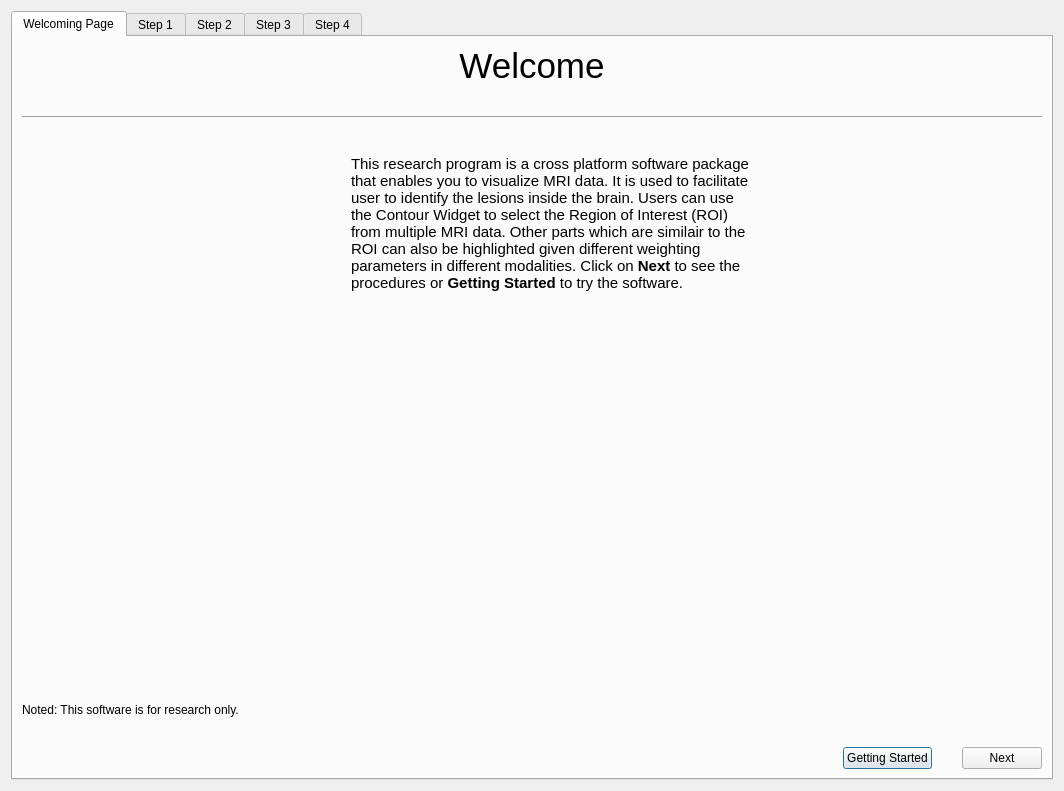
<?xml version="1.0" encoding="UTF-8"?>
<ui version="4.0">
 <class>Dialog</class>
 <widget class="QDialog" name="Dialog">
  <property name="geometry">
   <rect>
    <x>0</x>
    <y>0</y>
    <width>1064</width>
    <height>791</height>
   </rect>
  </property>
  <property name="contextMenuPolicy">
   <enum>Qt::DefaultContextMenu</enum>
  </property>
  <property name="windowTitle">
   <string>Welcome</string>
  </property>
  <property name="layoutDirection">
   <enum>Qt::LeftToRight</enum>
  </property>
  <property name="autoFillBackground">
   <bool>false</bool>
  </property>
  <property name="sizeGripEnabled">
   <bool>false</bool>
  </property>
  <layout class="QHBoxLayout" name="horizontalLayout">
   <property name="spacing">
    <number>8</number>
   </property>
   <item>
    <widget class="QTabWidget" name="Infotag">
     <property name="font">
      <font>
       <family>Arial</family>
      </font>
     </property>
     <property name="tabPosition">
      <enum>QTabWidget::North</enum>
     </property>
     <property name="tabShape">
      <enum>QTabWidget::Rounded</enum>
     </property>
     <property name="currentIndex">
      <number>0</number>
     </property>
     <property name="iconSize">
      <size>
       <width>20</width>
       <height>20</height>
      </size>
     </property>
     <property name="elideMode">
      <enum>Qt::ElideLeft</enum>
     </property>
     <property name="documentMode">
      <bool>false</bool>
     </property>
     <property name="tabsClosable">
      <bool>false</bool>
     </property>
     <widget class="QWidget" name="tab">
      <attribute name="title">
       <string>Welcoming Page</string>
      </attribute>
      <layout class="QVBoxLayout" name="verticalLayout_3">
       <property name="spacing">
        <number>30</number>
       </property>
       <item>
        <widget class="QLabel" name="label_2">
         <property name="font">
          <font>
           <family>Arial</family>
           <pointsize>26</pointsize>
          </font>
         </property>
         <property name="text">
          <string>Welcome</string>
         </property>
         <property name="alignment">
          <set>Qt::AlignCenter</set>
         </property>
        </widget>
       </item>
       <item>
        <widget class="Line" name="line">
         <property name="orientation">
          <enum>Qt::Horizontal</enum>
         </property>
        </widget>
       </item>
       <item>
        <layout class="QHBoxLayout" name="horizontalLayout_10">
         <property name="spacing">
          <number>30</number>
         </property>
         <property name="topMargin">
          <number>6</number>
         </property>
         <item>
          <spacer name="horizontalSpacer_8">
           <property name="orientation">
            <enum>Qt::Horizontal</enum>
           </property>
           <property name="sizeHint" stdset="0">
            <size>
             <width>40</width>
             <height>20</height>
            </size>
           </property>
          </spacer>
         </item>
         <item>
          <widget class="QLabel" name="label_3">
           <property name="minimumSize">
            <size>
             <width>0</width>
             <height>0</height>
            </size>
           </property>
           <property name="maximumSize">
            <size>
             <width>850</width>
             <height>400</height>
            </size>
           </property>
           <property name="text">
            <string/>
           </property>
           <property name="textFormat">
            <enum>Qt::AutoText</enum>
           </property>
           <property name="pixmap">
            <pixmap resource="../../resources/Project.qrc">:/icons/Infop0.png</pixmap>
           </property>
           <property name="scaledContents">
            <bool>true</bool>
           </property>
           <property name="alignment">
            <set>Qt::AlignCenter</set>
           </property>
          </widget>
         </item>
         <item>
          <widget class="QLabel" name="label">
           <property name="minimumSize">
            <size>
             <width>400</width>
             <height>0</height>
            </size>
           </property>
           <property name="font">
            <font>
             <family>Arial</family>
             <pointsize>11</pointsize>
            </font>
           </property>
           <property name="text">
            <string>&lt;html&gt;&lt;head/&gt;&lt;body&gt;&lt;p&gt;This research program is a cross platform software package that enables you to visualize MRI data. It is used to facilitate user to identify the lesions inside the brain. Users can use the Contour Widget to select the Region of Interest (ROI) from multiple MRI data. Other parts which are similair to the ROI can also be highlighted given different weighting parameters in different modalities. Click on &lt;span style=&quot; font-weight:600;&quot;&gt;Next&lt;/span&gt; to see the procedures or &lt;span style=&quot; font-weight:600;&quot;&gt;Getting Started&lt;/span&gt; to try the software.&lt;/p&gt;&lt;/body&gt;&lt;/html&gt;</string>
           </property>
           <property name="scaledContents">
            <bool>false</bool>
           </property>
           <property name="alignment">
            <set>Qt::AlignLeading|Qt::AlignLeft|Qt::AlignTop</set>
           </property>
           <property name="wordWrap">
            <bool>true</bool>
           </property>
          </widget>
         </item>
         <item>
          <spacer name="horizontalSpacer_7">
           <property name="orientation">
            <enum>Qt::Horizontal</enum>
           </property>
           <property name="sizeHint" stdset="0">
            <size>
             <width>40</width>
             <height>20</height>
            </size>
           </property>
          </spacer>
         </item>
        </layout>
       </item>
       <item>
        <spacer name="verticalSpacer">
         <property name="orientation">
          <enum>Qt::Vertical</enum>
         </property>
         <property name="sizeHint" stdset="0">
          <size>
           <width>20</width>
           <height>40</height>
          </size>
         </property>
        </spacer>
       </item>
       <item>
        <widget class="QLabel" name="label_19">
         <property name="text">
          <string>Noted: This software is for research only.</string>
         </property>
        </widget>
       </item>
       <item>
        <layout class="QHBoxLayout" name="horizontalLayout_2">
         <item>
          <spacer name="horizontalSpacer_2">
           <property name="orientation">
            <enum>Qt::Horizontal</enum>
           </property>
           <property name="sizeHint" stdset="0">
            <size>
             <width>40</width>
             <height>20</height>
            </size>
           </property>
          </spacer>
         </item>
         <item>
          <widget class="QPushButton" name="SkipBtn">
           <property name="font">
            <font>
             <family>Arial</family>
            </font>
           </property>
           <property name="text">
            <string>Getting Started</string>
           </property>
          </widget>
         </item>
         <item>
          <widget class="QPushButton" name="Nextp0Btn">
           <property name="font">
            <font>
             <family>Arial</family>
            </font>
           </property>
           <property name="text">
            <string>Next</string>
           </property>
          </widget>
         </item>
        </layout>
       </item>
      </layout>
     </widget>
     <widget class="QWidget" name="tab_2">
      <attribute name="title">
       <string>Step 1</string>
      </attribute>
      <layout class="QVBoxLayout" name="verticalLayout">
       <item>
        <widget class="QScrollArea" name="scrollArea">
         <property name="horizontalScrollBarPolicy">
          <enum>Qt::ScrollBarAlwaysOff</enum>
         </property>
         <property name="widgetResizable">
          <bool>false</bool>
         </property>
         <widget class="QWidget" name="scrollAreaWidgetContents">
          <property name="geometry">
           <rect>
            <x>0</x>
            <y>0</y>
            <width>1592</width>
            <height>1432</height>
           </rect>
          </property>
          <layout class="QVBoxLayout" name="verticalLayout_2">
           <property name="spacing">
            <number>30</number>
           </property>
           <item>
            <widget class="QLabel" name="label_4">
             <property name="font">
              <font>
               <family>Arial</family>
               <pointsize>19</pointsize>
              </font>
             </property>
             <property name="styleSheet">
              <string notr="true"> QLabel { color: rgb(8, 0, 140) }</string>
             </property>
             <property name="text">
              <string>Step 1</string>
             </property>
            </widget>
           </item>
           <item>
            <widget class="Line" name="line_2">
             <property name="orientation">
              <enum>Qt::Horizontal</enum>
             </property>
            </widget>
           </item>
           <item>
            <widget class="QLabel" name="label_7">
             <property name="minimumSize">
              <size>
               <width>0</width>
               <height>0</height>
              </size>
             </property>
             <property name="font">
              <font>
               <family>Arial</family>
               <pointsize>11</pointsize>
               <kerning>true</kerning>
              </font>
             </property>
             <property name="mouseTracking">
              <bool>true</bool>
             </property>
             <property name="text">
              <string>&lt;html&gt;&lt;head/&gt;&lt;body&gt;&lt;p&gt;Select &lt;span style=&quot; font-weight:600;&quot;&gt;open image&lt;/span&gt; or &lt;span style=&quot; font-weight:600;&quot;&gt;open recent image &lt;/span&gt;to visualize multiple dicom images. &lt;/p&gt;&lt;p&gt;You can select up to &lt;span style=&quot; font-weight:600;&quot;&gt;four &lt;/span&gt;images from different modalities&lt;/p&gt;&lt;/body&gt;&lt;/html&gt;</string>
             </property>
             <property name="scaledContents">
              <bool>false</bool>
             </property>
             <property name="alignment">
              <set>Qt::AlignLeading|Qt::AlignLeft|Qt::AlignTop</set>
             </property>
             <property name="wordWrap">
              <bool>true</bool>
             </property>
            </widget>
           </item>
           <item>
            <widget class="QLabel" name="label_6">
             <property name="maximumSize">
              <size>
               <width>830</width>
               <height>500</height>
              </size>
             </property>
             <property name="text">
              <string/>
             </property>
             <property name="pixmap">
              <pixmap resource="../../resources/Project.qrc">:/icons/Infop1.png</pixmap>
             </property>
             <property name="scaledContents">
              <bool>true</bool>
             </property>
            </widget>
           </item>
           <item>
            <widget class="QLabel" name="label_18">
             <property name="font">
              <font>
               <pointsize>11</pointsize>
              </font>
             </property>
             <property name="text">
              <string>&lt;html&gt;&lt;head/&gt;&lt;body&gt;&lt;p&gt;Follow the instructions on the window， The registration wizard will ask you to select input dicom images series&lt;/p&gt;&lt;p&gt; to be displayed in the window. &lt;/p&gt;&lt;p&gt;Check the header and information to see if it is correct.&lt;/p&gt;&lt;/body&gt;&lt;/html&gt;</string>
             </property>
            </widget>
           </item>
           <item>
            <widget class="QLabel" name="label_15">
             <property name="maximumSize">
              <size>
               <width>700</width>
               <height>500</height>
              </size>
             </property>
             <property name="text">
              <string/>
             </property>
             <property name="pixmap">
              <pixmap resource="../../resources/Project.qrc">:/icons/Infop2.png</pixmap>
             </property>
             <property name="scaledContents">
              <bool>true</bool>
             </property>
            </widget>
           </item>
          </layout>
         </widget>
        </widget>
       </item>
       <item>
        <layout class="QHBoxLayout" name="horizontalLayout_3">
         <item>
          <spacer name="horizontalSpacer">
           <property name="orientation">
            <enum>Qt::Horizontal</enum>
           </property>
           <property name="sizeHint" stdset="0">
            <size>
             <width>40</width>
             <height>20</height>
            </size>
           </property>
          </spacer>
         </item>
         <item>
          <widget class="QPushButton" name="Backp1Btn">
           <property name="text">
            <string>Back</string>
           </property>
          </widget>
         </item>
         <item>
          <widget class="QPushButton" name="Nextp1Btn">
           <property name="text">
            <string>Next</string>
           </property>
          </widget>
         </item>
        </layout>
       </item>
      </layout>
     </widget>
     <widget class="QWidget" name="tab_3">
      <attribute name="title">
       <string>Step 2</string>
      </attribute>
      <layout class="QVBoxLayout" name="verticalLayout_4">
       <item>
        <widget class="QScrollArea" name="scrollArea_2">
         <property name="horizontalScrollBarPolicy">
          <enum>Qt::ScrollBarAlwaysOff</enum>
         </property>
         <property name="widgetResizable">
          <bool>false</bool>
         </property>
         <widget class="QWidget" name="scrollAreaWidgetContents_2">
          <property name="geometry">
           <rect>
            <x>0</x>
            <y>0</y>
            <width>1266</width>
            <height>821</height>
           </rect>
          </property>
          <layout class="QVBoxLayout" name="verticalLayout_5">
           <property name="spacing">
            <number>30</number>
           </property>
           <item>
            <widget class="QLabel" name="label_5">
             <property name="font">
              <font>
               <family>Arial</family>
               <pointsize>19</pointsize>
              </font>
             </property>
             <property name="styleSheet">
              <string notr="true"> QLabel { color: rgb(8, 0, 140) }</string>
             </property>
             <property name="text">
              <string>Step 2</string>
             </property>
            </widget>
           </item>
           <item>
            <widget class="Line" name="line_3">
             <property name="orientation">
              <enum>Qt::Horizontal</enum>
             </property>
            </widget>
           </item>
           <item>
            <widget class="QLabel" name="label_8">
             <property name="font">
              <font>
               <pointsize>11</pointsize>
              </font>
             </property>
             <property name="text">
              <string>After visualize the images, you can use different tools such as cursor, ruler, portractor to play with the images</string>
             </property>
             <property name="scaledContents">
              <bool>false</bool>
             </property>
             <property name="alignment">
              <set>Qt::AlignLeading|Qt::AlignLeft|Qt::AlignTop</set>
             </property>
             <property name="wordWrap">
              <bool>true</bool>
             </property>
            </widget>
           </item>
           <item>
            <widget class="QLabel" name="label_20">
             <property name="font">
              <font>
               <family>Arial</family>
               <pointsize>13</pointsize>
              </font>
             </property>
             <property name="styleSheet">
              <string notr="true"> QLabel { color: rgb(8, 0, 140) }</string>
             </property>
             <property name="text">
              <string>Graphical User Interface</string>
             </property>
            </widget>
           </item>
           <item>
            <widget class="QLabel" name="label_21">
             <property name="maximumSize">
              <size>
               <width>16777215</width>
               <height>16777215</height>
              </size>
             </property>
             <property name="font">
              <font>
               <pointsize>11</pointsize>
              </font>
             </property>
             <property name="text">
              <string>&lt;html&gt;&lt;head/&gt;&lt;body&gt;&lt;p&gt;The figure below shows the &lt;span style=&quot; font-weight:600;&quot;&gt;graphical user interface (GUI)&lt;/span&gt; to the user. &lt;/p&gt;&lt;p&gt;The central part contains a workspace area for multiple dicom images&lt;/p&gt;&lt;/body&gt;&lt;/html&gt;</string>
             </property>
             <property name="textFormat">
              <enum>Qt::AutoText</enum>
             </property>
             <property name="scaledContents">
              <bool>false</bool>
             </property>
            </widget>
           </item>
           <item>
            <widget class="QLabel" name="label_14">
             <property name="maximumSize">
              <size>
               <width>830</width>
               <height>500</height>
              </size>
             </property>
             <property name="text">
              <string/>
             </property>
             <property name="pixmap">
              <pixmap resource="../../resources/Project.qrc">:/icons/Infop3.png</pixmap>
             </property>
             <property name="scaledContents">
              <bool>true</bool>
             </property>
            </widget>
           </item>
           <item>
            <widget class="QLabel" name="label_22">
             <property name="font">
              <font>
               <pointsize>11</pointsize>
              </font>
             </property>
             <property name="text">
              <string>&lt;html&gt;&lt;head/&gt;&lt;body&gt;&lt;p&gt;On the left is the &lt;span style=&quot; font-weight:600;&quot;&gt;display panel&lt;/span&gt; which shows the cursor position, intensity under the cursor and window and level setting. &lt;/p&gt;&lt;p&gt;Also you can change the orientation by clicking the buttons in orientation. &lt;/p&gt;&lt;p&gt;The main toolbar provide access to basic functionality such as &lt;/p&gt;&lt;/body&gt;&lt;/html&gt;</string>
             </property>
            </widget>
           </item>
          </layout>
         </widget>
        </widget>
       </item>
       <item>
        <layout class="QHBoxLayout" name="horizontalLayout_4">
         <item>
          <spacer name="horizontalSpacer_3">
           <property name="orientation">
            <enum>Qt::Horizontal</enum>
           </property>
           <property name="sizeHint" stdset="0">
            <size>
             <width>40</width>
             <height>20</height>
            </size>
           </property>
          </spacer>
         </item>
         <item>
          <widget class="QPushButton" name="Backp2Btn">
           <property name="text">
            <string>Back</string>
           </property>
          </widget>
         </item>
         <item>
          <widget class="QPushButton" name="Nextp2Btn">
           <property name="text">
            <string>Next</string>
           </property>
          </widget>
         </item>
        </layout>
       </item>
      </layout>
     </widget>
     <widget class="QWidget" name="tab_4">
      <attribute name="title">
       <string>Step 3</string>
      </attribute>
      <layout class="QVBoxLayout" name="verticalLayout_6">
       <item>
        <widget class="QScrollArea" name="scrollArea_3">
         <property name="horizontalScrollBarPolicy">
          <enum>Qt::ScrollBarAlwaysOff</enum>
         </property>
         <property name="widgetResizable">
          <bool>false</bool>
         </property>
         <widget class="QWidget" name="scrollAreaWidgetContents_3">
          <property name="geometry">
           <rect>
            <x>0</x>
            <y>0</y>
            <width>991</width>
            <height>745</height>
           </rect>
          </property>
          <layout class="QVBoxLayout" name="verticalLayout_7">
           <property name="spacing">
            <number>30</number>
           </property>
           <item>
            <widget class="QLabel" name="label_9">
             <property name="font">
              <font>
               <family>Arial</family>
               <pointsize>19</pointsize>
              </font>
             </property>
             <property name="styleSheet">
              <string notr="true"> QLabel { color: rgb(8, 0, 140) }</string>
             </property>
             <property name="text">
              <string>Step 3</string>
             </property>
            </widget>
           </item>
           <item>
            <widget class="Line" name="line_4">
             <property name="orientation">
              <enum>Qt::Horizontal</enum>
             </property>
            </widget>
           </item>
           <item>
            <widget class="QLabel" name="label_10">
             <property name="font">
              <font>
               <pointsize>11</pointsize>
              </font>
             </property>
             <property name="text">
              <string>You can use Contour tool to select ROI in one of the window.  You can at anytime zoom in to one of the window by clicking the top left hand display window icon.</string>
             </property>
             <property name="scaledContents">
              <bool>false</bool>
             </property>
             <property name="alignment">
              <set>Qt::AlignLeading|Qt::AlignLeft|Qt::AlignTop</set>
             </property>
             <property name="wordWrap">
              <bool>true</bool>
             </property>
            </widget>
           </item>
           <item>
            <widget class="QLabel" name="label_16">
             <property name="maximumSize">
              <size>
               <width>830</width>
               <height>500</height>
              </size>
             </property>
             <property name="text">
              <string/>
             </property>
             <property name="pixmap">
              <pixmap resource="../../resources/Project.qrc">:/icons/Infop4.png</pixmap>
             </property>
             <property name="scaledContents">
              <bool>true</bool>
             </property>
            </widget>
           </item>
           <item>
            <widget class="QLabel" name="label_13">
             <property name="font">
              <font>
               <pointsize>11</pointsize>
              </font>
             </property>
             <property name="text">
              <string>&lt;html&gt;&lt;head/&gt;&lt;body&gt;&lt;p&gt;The right panel includes all the &lt;span style=&quot; font-weight:600;&quot;&gt;parameters &lt;/span&gt;you need to set before finding similiar region inside the brain.&lt;/p&gt;&lt;p&gt;The threshold means the similarity setting to the ROI. The larger the threshold, the more likely you will include unrelated target. However, if the parameters are getting too small, it is likely that you won't get anyting that similiar to the selected area. &lt;/p&gt;&lt;p&gt;The parameters can be saved which can be used later. You have to click load everytime you select a parameter set. &lt;/p&gt;&lt;/body&gt;&lt;/html&gt;</string>
             </property>
             <property name="scaledContents">
              <bool>false</bool>
             </property>
             <property name="alignment">
              <set>Qt::AlignLeading|Qt::AlignLeft|Qt::AlignTop</set>
             </property>
             <property name="wordWrap">
              <bool>true</bool>
             </property>
            </widget>
           </item>
          </layout>
         </widget>
        </widget>
       </item>
       <item>
        <layout class="QHBoxLayout" name="horizontalLayout_5">
         <item>
          <spacer name="horizontalSpacer_4">
           <property name="orientation">
            <enum>Qt::Horizontal</enum>
           </property>
           <property name="sizeHint" stdset="0">
            <size>
             <width>40</width>
             <height>20</height>
            </size>
           </property>
          </spacer>
         </item>
         <item>
          <widget class="QPushButton" name="Backp3Btn">
           <property name="text">
            <string>Back</string>
           </property>
          </widget>
         </item>
         <item>
          <widget class="QPushButton" name="Nextp3Btn">
           <property name="text">
            <string>Next</string>
           </property>
          </widget>
         </item>
        </layout>
       </item>
      </layout>
     </widget>
     <widget class="QWidget" name="tab_5">
      <attribute name="title">
       <string>Step 4</string>
      </attribute>
      <layout class="QVBoxLayout" name="verticalLayout_8">
       <item>
        <widget class="QScrollArea" name="scrollArea_4">
         <property name="horizontalScrollBarPolicy">
          <enum>Qt::ScrollBarAlwaysOff</enum>
         </property>
         <property name="widgetResizable">
          <bool>false</bool>
         </property>
         <widget class="QWidget" name="scrollAreaWidgetContents_4">
          <property name="geometry">
           <rect>
            <x>0</x>
            <y>0</y>
            <width>1012</width>
            <height>674</height>
           </rect>
          </property>
          <layout class="QVBoxLayout" name="verticalLayout_9">
           <property name="spacing">
            <number>30</number>
           </property>
           <item>
            <widget class="QLabel" name="label_11">
             <property name="font">
              <font>
               <family>Arial</family>
               <pointsize>19</pointsize>
              </font>
             </property>
             <property name="styleSheet">
              <string notr="true"> QLabel { color: rgb(8, 0, 140) }</string>
             </property>
             <property name="text">
              <string>Step 4</string>
             </property>
            </widget>
           </item>
           <item>
            <widget class="Line" name="line_5">
             <property name="orientation">
              <enum>Qt::Horizontal</enum>
             </property>
            </widget>
           </item>
           <item>
            <widget class="QLabel" name="label_12">
             <property name="font">
              <font>
               <pointsize>11</pointsize>
              </font>
             </property>
             <property name="text">
              <string>&lt;html&gt;&lt;head/&gt;&lt;body&gt;&lt;p&gt;After you clicked the button &lt;span style=&quot; font-weight:600;&quot;&gt;Creat Overlay,&lt;/span&gt; overlay will be drawn on the window which highlight some areas which is very closed to the ROI you select in terms of intensity&lt;/p&gt;&lt;/body&gt;&lt;/html&gt;</string>
             </property>
             <property name="scaledContents">
              <bool>false</bool>
             </property>
             <property name="alignment">
              <set>Qt::AlignLeading|Qt::AlignLeft|Qt::AlignTop</set>
             </property>
             <property name="wordWrap">
              <bool>true</bool>
             </property>
            </widget>
           </item>
           <item>
            <widget class="QLabel" name="label_17">
             <property name="maximumSize">
              <size>
               <width>830</width>
               <height>500</height>
              </size>
             </property>
             <property name="text">
              <string/>
             </property>
             <property name="pixmap">
              <pixmap resource="../../resources/Project.qrc">:/icons/Infop5.png</pixmap>
             </property>
             <property name="scaledContents">
              <bool>true</bool>
             </property>
            </widget>
           </item>
          </layout>
         </widget>
        </widget>
       </item>
       <item>
        <layout class="QHBoxLayout" name="horizontalLayout_8">
         <item>
          <spacer name="horizontalSpacer_5">
           <property name="orientation">
            <enum>Qt::Horizontal</enum>
           </property>
           <property name="sizeHint" stdset="0">
            <size>
             <width>40</width>
             <height>20</height>
            </size>
           </property>
          </spacer>
         </item>
         <item>
          <widget class="QPushButton" name="FinishBtn">
           <property name="font">
            <font>
             <pointsize>12</pointsize>
            </font>
           </property>
           <property name="text">
            <string>Getting Started!</string>
           </property>
           <property name="iconSize">
            <size>
             <width>20</width>
             <height>20</height>
            </size>
           </property>
          </widget>
         </item>
        </layout>
       </item>
      </layout>
     </widget>
    </widget>
   </item>
  </layout>
 </widget>
 <resources>
  <include location="../../resources/Project.qrc"/>
 </resources>
 <connections/>
</ui>
